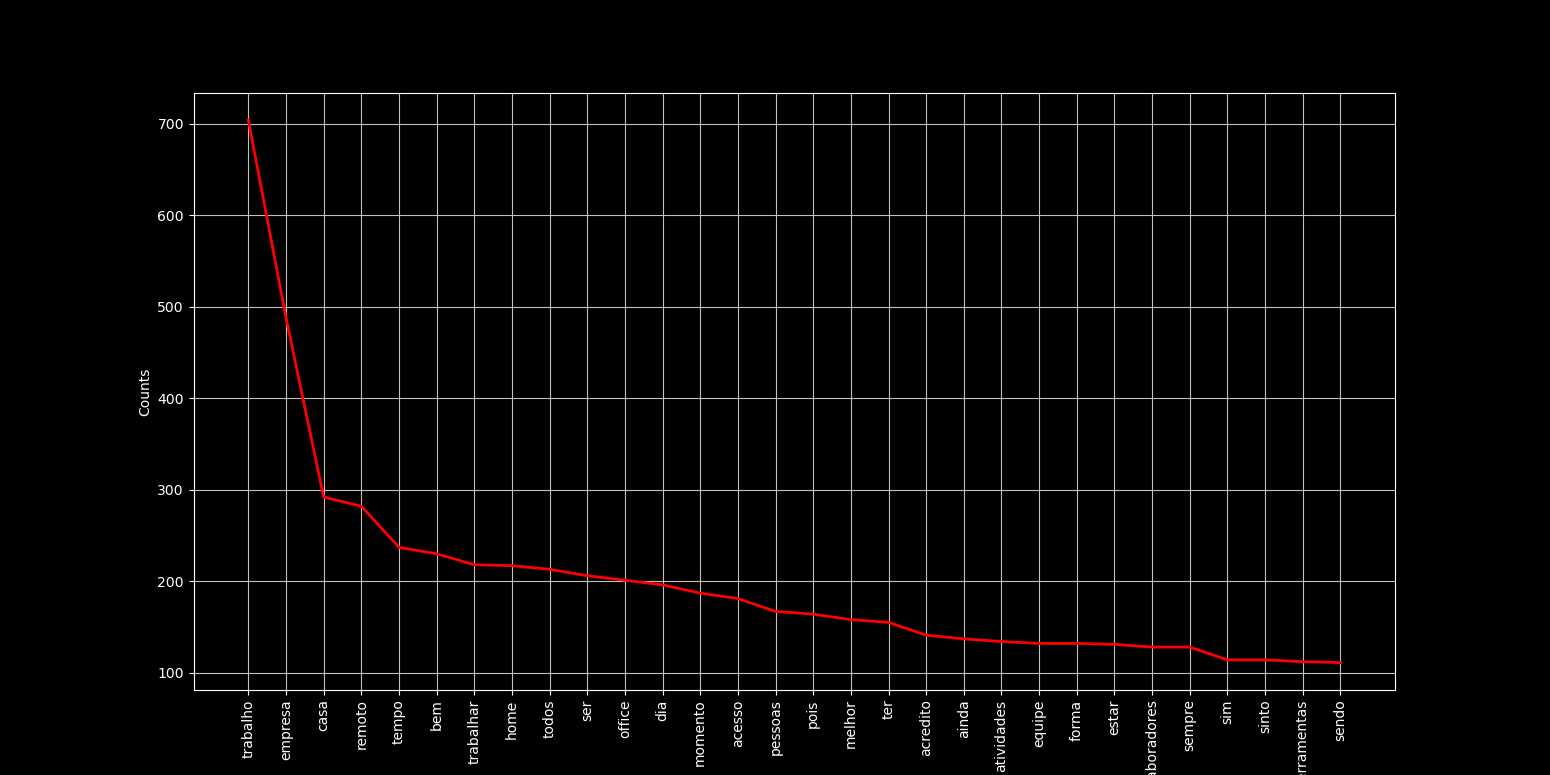

Reproduce this figure in Python.
import pandas as pd
import numpy as np
import matplotlib.pyplot as plt
import seaborn as sns


#importar dataframe

df = pd.read_json("03092020_2kcomments.json")

#EDA

#lowercases

df = df.applymap(lambda x: x.lower())

#separar em lista e retirar pontuação
retirarPontos = lambda x: x.lower().replace(",","").replace(".","").replace(")","").replace("(","").replace("!","").replace("?","").split()

df = df.applymap(retirarPontos).applymap(lambda x: " ".join(x))

#wordcloud

from wordcloud import WordCloud


#wordcloud = WordCloud(width=3000,height=2000,background_color="black",stopwords=stopwords).generate(str(df[0].values).replace("'",""))

#plotar o gráfico

#fig = plt.figure(figsize = (40, 30), facecolor = 'k', edgecolor = 'k')
#plt.imshow(wordcloud, interpolation = 'bilinear')
#plt.axis('off')
#plt.tight_layout(pad=0)
#fig.savefig("wordcloud.png")

#verificar distribuição de frequências e correlação das palavras para cada texto
#definir stopwords

from nltk.corpus import stopwords
stopwords = set(stopwords.words("portuguese"))

stopRemove = lambda x: [palavra for palavra in x.split(" ") if palavra not in stopwords]

df["sem stopwords"] = df.applymap(stopRemove)
#df["sem stopwords"] = df["sem stopwords"].apply(lambda x: " ".join(x))

#Criar distribuição de frequencias, juntar todas strings em uma só string

stringTotal = []
for i, x in df.iterrows():
    stringTotal = stringTotal + x["sem stopwords"]

#stringTotal = " ".join(stringTotal)

from nltk.probability import FreqDist

Freq = FreqDist(stringTotal)
#plt.title("Distribuição de Frequências de Ocorrência das palavras")
plt.style.use('dark_background')

fig2 = plt.figure(figsize = (40,30))
Freq.plot(30,cumulative=False,color="red")
fig2.savefig("teste.png")

#Tamanho das frases - 

tamanho = df[0]

tamanho = tamanho.apply(lambda x: len(x.split(" ")))
tamanho.plot(cmap="viridis")


#analise

#Data Lemmatization

import joblib
folder = 'trained_POS_taggers/' 
tagger = joblib.load(folder+'POS_tagger_brill.pkl')

df["pos_tag"] = df["sem stopwords"].apply(lambda x: tagger.tag(x))





#converter dataframe em um corpus

#def CreateCorpusFromDataFrame(corpusfolder,df):
#    for index, r in df.iterrows():
#        body=r[0]
#        fname=str(index)+'.txt'
#        corpusfile=open(corpusfolder+'/'+fname,'a')
#        corpusfile.write(str(body))
#        corpusfile.close()

